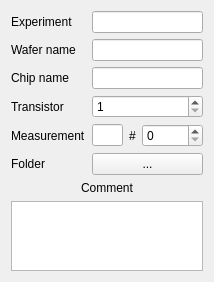
<?xml version="1.0" encoding="UTF-8"?>
<ui version="4.0">
 <class>Form</class>
 <widget class="QWidget" name="Form">
  <property name="geometry">
   <rect>
    <x>0</x>
    <y>0</y>
    <width>214</width>
    <height>273</height>
   </rect>
  </property>
  <property name="windowTitle">
   <string>Form</string>
  </property>
  <layout class="QGridLayout" name="gridLayout">
   <item row="0" column="0">
    <widget class="QLabel" name="label_12">
     <property name="text">
      <string>Experiment</string>
     </property>
    </widget>
   </item>
   <item row="0" column="1" colspan="3">
    <widget class="QLineEdit" name="ui_experimentName"/>
   </item>
   <item row="1" column="0">
    <widget class="QLabel" name="label_18">
     <property name="text">
      <string>Wafer name</string>
     </property>
    </widget>
   </item>
   <item row="1" column="1" colspan="3">
    <widget class="QLineEdit" name="ui_wafer_name"/>
   </item>
   <item row="2" column="0">
    <widget class="QLabel" name="label_19">
     <property name="text">
      <string>Chip name</string>
     </property>
    </widget>
   </item>
   <item row="2" column="1" colspan="3">
    <widget class="QLineEdit" name="ui_chip_name"/>
   </item>
   <item row="3" column="0">
    <widget class="QLabel" name="label_20">
     <property name="text">
      <string>Transistor</string>
     </property>
    </widget>
   </item>
   <item row="3" column="1" colspan="3">
    <widget class="QSpinBox" name="ui_transistor_number">
     <property name="minimum">
      <number>1</number>
     </property>
     <property name="maximum">
      <number>32</number>
     </property>
    </widget>
   </item>
   <item row="4" column="0">
    <widget class="QLabel" name="label_13">
     <property name="text">
      <string>Measurement</string>
     </property>
    </widget>
   </item>
   <item row="4" column="1">
    <widget class="QLineEdit" name="ui_measurementName"/>
   </item>
   <item row="4" column="2">
    <widget class="QLabel" name="label_17">
     <property name="text">
      <string>#</string>
     </property>
    </widget>
   </item>
   <item row="4" column="3">
    <widget class="QSpinBox" name="ui_measurementCount">
     <property name="maximum">
      <number>99999</number>
     </property>
    </widget>
   </item>
   <item row="5" column="0">
    <widget class="QLabel" name="label_14">
     <property name="text">
      <string>Folder</string>
     </property>
    </widget>
   </item>
   <item row="5" column="1" colspan="3">
    <widget class="QPushButton" name="folderBrowseButton">
     <property name="text">
      <string>...</string>
     </property>
    </widget>
   </item>
   <item row="6" column="0" colspan="4">
    <widget class="QLabel" name="label_21">
     <property name="text">
      <string>Comment</string>
     </property>
     <property name="alignment">
      <set>Qt::AlignCenter</set>
     </property>
    </widget>
   </item>
   <item row="7" column="0" colspan="4">
    <widget class="QTextEdit" name="ui_comment"/>
   </item>
   <item row="8" column="1">
    <spacer name="verticalSpacer">
     <property name="orientation">
      <enum>Qt::Vertical</enum>
     </property>
     <property name="sizeHint" stdset="0">
      <size>
       <width>20</width>
       <height>0</height>
      </size>
     </property>
    </spacer>
   </item>
  </layout>
 </widget>
 <resources/>
 <connections/>
</ui>
